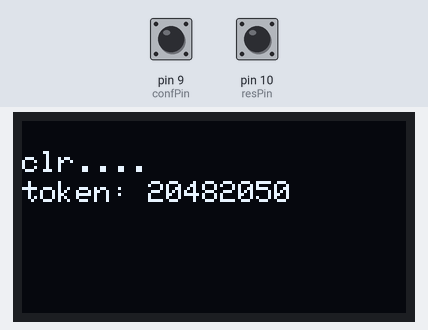
The sketch below on a simulated Arduino Uno, built with avr-gcc and run on an emulated ATmega328P. Parts: 128×64 one-colour display. The inputs (shaded band) are chosen by the test bench; at power-on: pin 9 (confPin) HIGH, pin 10 (resPin) HIGH.

Above: at 0.1 s.
At 1.2 s:
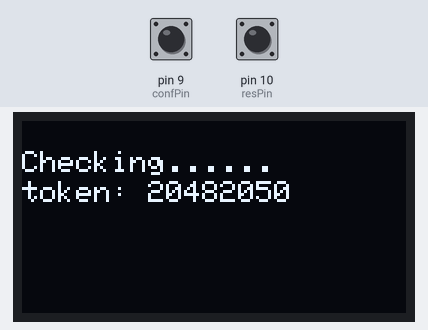
At 2.2 s:
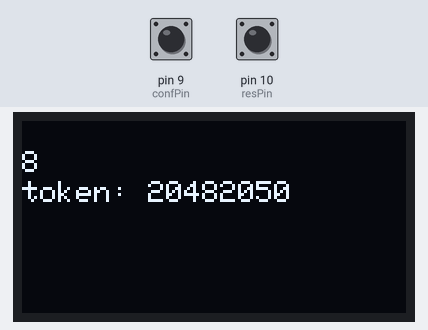

The sketch:

Prepaid_Solar.ino
```cpp
#include <Adafruit_GFX.h>
#include <Adafruit_SSD1306.h>
#include <Keypad.h>

//screen configuration
#define SCREEN_WIDTH 128  // OLED display width, in pixels
#define SCREEN_HEIGHT 64  // OLED display height, in pixels
#define OLED_RESET    4  // Reset pin # (or -1 if sharing reset pin)
Adafruit_SSD1306 display(SCREEN_WIDTH, SCREEN_HEIGHT, &Wire, OLED_RESET);


// keyboard configuration
const byte ROWS = 4; //four rows
const byte COLS = 3; //three columns
char keys[ROWS][COLS] = {
  {'1','2','3'},
  {'4','5','6'},
  {'7','8','9'},
  {'*','0','#'}
};

//Change the following pins your yours keypad pinout!
byte rowPins[ROWS] = {7, 2, 3, 5}; //connect to the row pinouts of the keypad
byte colPins[COLS] = {6, 8, 4};    //connect to the column pinouts of the keypad

Keypad keypad = Keypad( makeKeymap(keys), rowPins, colPins, ROWS, COLS );


String token;
unsigned long debugToken = 0;
uint8_t id = 120;

const int confPin = 9;
const int resPin = 10;
void setup()
{
  pinMode(confPin,INPUT_PULLUP);
  pinMode(resPin, INPUT_PULLUP);
  Serial.begin(9600);
  if (!display.begin(SSD1306_SWITCHCAPVCC, 0x3C))
  {
    Serial.println("SSD1306 allocation failed");
    while(1); //Don't proceed, loop forever
  }
  //display.display();
  //delay(100);
  //display.clearDisplay();

  debugToken = encodeData(5000,id,2);
  displayMenu("");
}

void loop()
{
//Read if button is pressed
  char key = keypad.getKey();
  //Print this button to serial monitor
  if (key != NO_KEY && key != '*' && key != '#'){
    	token += String(key);
	displayMenu(token);
  }

  if(digitalRead(resPin) == HIGH)
  {
	clearToken();
  }

  if(digitalRead(confPin) == HIGH)
  {
    confirmToken();
  }

}

void clearToken()
{
   token = "";
   displayMenu("clr....");
   delay(1000);
   displayMenu(token);

}

void confirmToken()
{
   displayMenu("Checking......");
   uint32_t duration, curTime;
   uint8_t idd;

   decodeData(debugToken,duration,idd,curTime);
   delay(1000);
   displayMenu(String(idd));
   delay(1000);
   if(idd==id)
	{
 		displayMenu("token accepted");

	}else{
	     displayMenu("try again");
	}

   //displayMenu(token);

}
void displayMenu(String msg)
{

	display.clearDisplay();
  display.setTextColor(WHITE);
  display.setTextSize(1);
  display.setCursor(0, 10);
  display.print(msg);
  display.setCursor(0,20);
  display.print("token: " + String(debugToken));
  display.display();

}

unsigned long encodeData(uint32_t duration, uint8_t id, uint32_t currentTime) {
  // Use bitwise operations to pack the data into a 32-bit integer
  unsigned long token = 0;
  token |= (duration & 0xFFFFF) << 12; // Using 20 bits for duration (up to ~1048575 seconds)
  token |= (id & 0xF) << 8; // Using 4 bits for id (up to 15 different ids)
  token |= (currentTime & 0xFFFFFFFF); // Using 32 bits for currentTime (up to ~136 years)

  return token;
}

// Function to decode the numerical token and extract duration and time
void decodeData(unsigned long token, uint32_t& duration, uint8_t& id, uint32_t& currentTime) {
  // Use bitwise operations to unpack the data from the numerical token
  duration = (token >> 12) & 0xFFFFF;
  id = (token >> 8) & 0xF;
  currentTime = token & 0xFFFFFFFF;
}

int charToInteger(String ch) {
  // Convert the character to a null-terminated string (a string of length 1)


  // Use the atoi() function to convert the string to an integer
  int result = atoi(ch.c_str());

  return result;
}
```

Measured:
- by itself, everything shown: repeats every 3.1 s, in 5 steps
- what the display in image 0 shows lasts 1.0 s, from 0.1 s to 1.1 s
